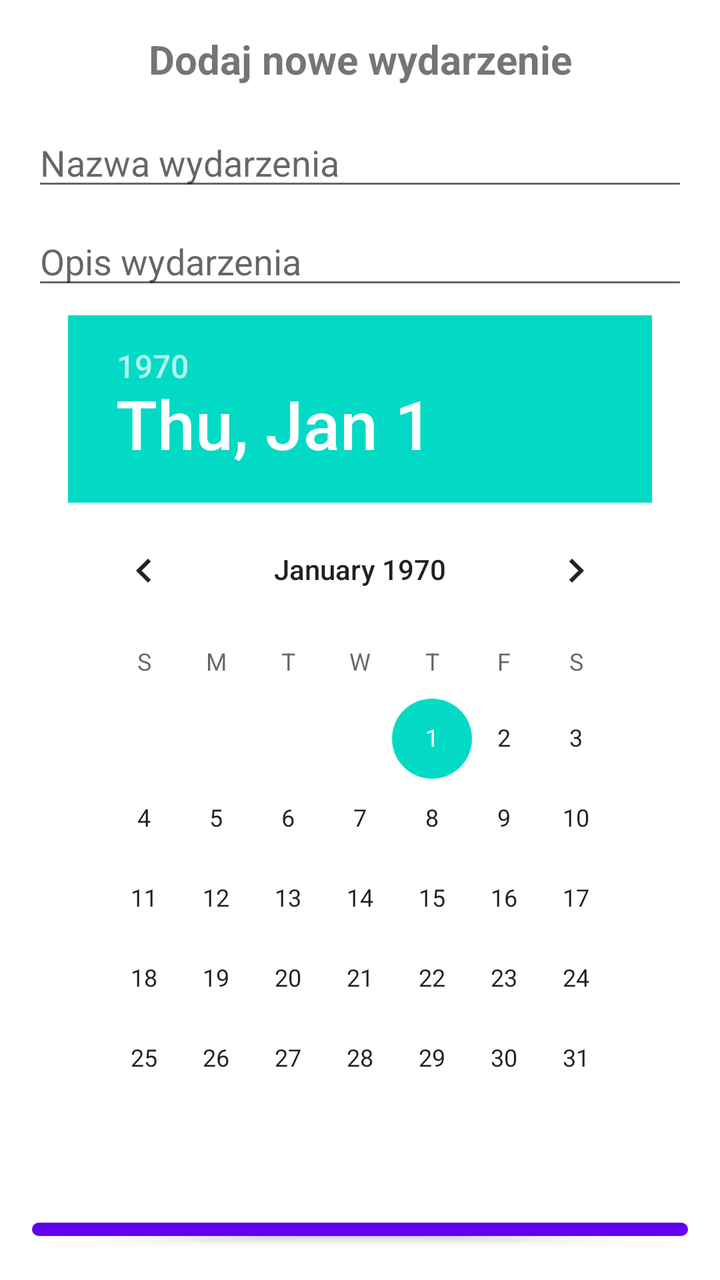
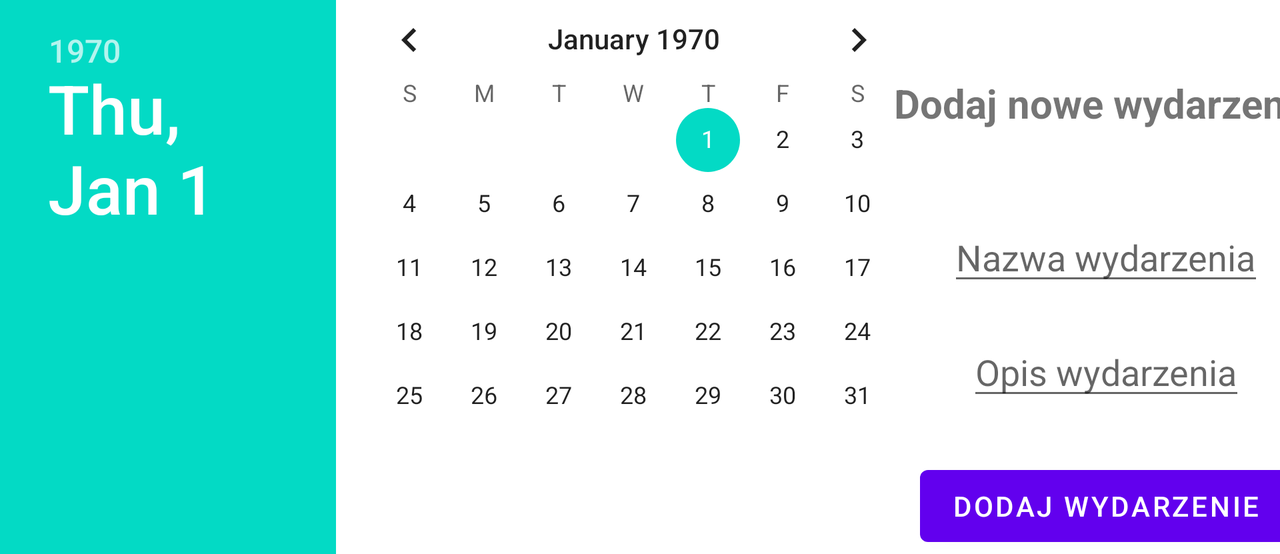

One screen, two layout resources from the same app: the default and the repository's alternative for another configuration. Each is rendered where Android would select it; the XML of both is given below.
<!-- AndroidManifest.xml: application theme Theme.SuperCalendar -->
<!-- res/layout/activity_add_event_popup.xml -->
<LinearLayout
    xmlns:android="http://schemas.android.com/apk/res/android"
    android:id="@+id/add_event_popup"
    android:layout_width="match_parent"
    android:layout_height="wrap_content"
    android:orientation="vertical"
    android:padding="16dp">

    <TextView
        android:id="@+id/titleTextView"
        android:layout_width="match_parent"
        android:layout_height="wrap_content"
        android:text="Dodaj nowe wydarzenie"
        android:textAlignment="center"
        android:textSize="20sp"
        android:textStyle="bold"/>

    <EditText
        android:id="@+id/titleEditText"
        android:layout_width="match_parent"
        android:layout_height="wrap_content"
        android:layout_marginTop="16dp"
        android:hint="Nazwa wydarzenia"/>

    <EditText
        android:id="@+id/descriptionEditText"
        android:layout_width="match_parent"
        android:layout_height="wrap_content"
        android:layout_marginTop="8dp"
        android:hint="Opis wydarzenia"/>

    <DatePicker
        android:id="@+id/datePicker"
        android:layout_width="wrap_content"
        android:layout_height="wrap_content"
        android:layout_marginLeft="18dp"
        android:layout_marginTop="8dp"
        android:layout_marginRight="18dp" />

    <Button
        android:id="@+id/addButton"
        android:layout_width="match_parent"
        android:layout_height="wrap_content"
        android:layout_marginTop="16dp"
        android:text="Dodaj wydarzenie"/>

</LinearLayout>
<!-- resources referenced by this layout -->
<resources>
  <style name="Theme.SuperCalendar" parent="Theme.MaterialComponents.DayNight.DarkActionBar">
          
          <item name="colorPrimary">@color/purple_500</item>
          <item name="colorPrimaryVariant">@color/purple_700</item>
          <item name="colorOnPrimary">@color/white</item>
          
          <item name="colorSecondary">@color/teal_200</item>
          <item name="colorSecondaryVariant">@color/teal_700</item>
          <item name="colorOnSecondary">@color/black</item>
          
          <item name="android:statusBarColor">?attr/colorPrimaryVariant</item>
          
      </style>
  <color name="purple_500">#FF6200EE</color>
  <color name="purple_700">#FF3700B3</color>
  <color name="white">#FFFFFFFF</color>
  <color name="teal_200">#FF03DAC5</color>
  <color name="teal_700">#FF018786</color>
  <color name="black">#FF000000</color>
</resources>
<!-- res/layout-land/activity_add_event_popup.xml (the repository's variant of the layout above) -->
<!-- drawn on the phone turned sideways -->
<androidx.constraintlayout.widget.ConstraintLayout xmlns:android="http://schemas.android.com/apk/res/android"
    xmlns:app="http://schemas.android.com/apk/res-auto"
    xmlns:tools="http://schemas.android.com/tools"
    android:layout_width="match_parent"
    android:layout_height="wrap_content">


    <TextView
        android:id="@+id/titleTextView"
        android:layout_width="wrap_content"
        android:layout_height="wrap_content"
        android:layout_marginTop="15dp"
        android:layout_marginBottom="76dp"
        android:layout_weight="1"
        android:text="Dodaj nowe wydarzenie"
        android:textAlignment="center"
        android:textSize="20sp"
        android:textStyle="bold"
        app:layout_constraintBottom_toTopOf="@+id/descriptionEditText"
        app:layout_constraintEnd_toEndOf="parent"
        app:layout_constraintHorizontal_bias="0.509"
        app:layout_constraintStart_toEndOf="@+id/datePicker"
        app:layout_constraintTop_toTopOf="parent"
        app:layout_constraintVertical_bias="0.079" />

    <Button
        android:id="@+id/addButton"
        android:layout_width="wrap_content"
        android:layout_height="wrap_content"
        android:text="Dodaj wydarzenie"
        app:layout_constraintBottom_toBottomOf="parent"
        app:layout_constraintEnd_toEndOf="parent"
        app:layout_constraintStart_toEndOf="@+id/datePicker"
        app:layout_constraintTop_toBottomOf="@+id/descriptionEditText"
        app:layout_constraintVertical_bias="1.0" />

    <EditText
        android:id="@+id/titleEditText"
        android:layout_width="wrap_content"
        android:layout_height="wrap_content"
        android:layout_marginBottom="16dp"
        android:hint="Nazwa wydarzenia"
        app:layout_constraintBottom_toTopOf="@+id/descriptionEditText"
        app:layout_constraintEnd_toEndOf="parent"
        app:layout_constraintHorizontal_bias="0.506"
        app:layout_constraintStart_toEndOf="@+id/datePicker" />

    <EditText
        android:id="@+id/descriptionEditText"
        android:layout_width="wrap_content"
        android:layout_height="wrap_content"
        android:layout_marginBottom="49dp"
        android:hint="Opis wydarzenia"
        app:layout_constraintBottom_toBottomOf="parent"
        app:layout_constraintEnd_toEndOf="parent"
        app:layout_constraintStart_toEndOf="@+id/datePicker"
        app:layout_constraintTop_toBottomOf="@+id/titleTextView" />

    <DatePicker
        android:id="@+id/datePicker"
        android:layout_width="466dp"
        android:layout_height="277dp"
        app:layout_constraintBottom_toBottomOf="parent"
        app:layout_constraintEnd_toEndOf="parent"
        app:layout_constraintHorizontal_bias="0.0"
        app:layout_constraintStart_toStartOf="parent"
        app:layout_constraintTop_toTopOf="parent"
        app:layout_constraintVertical_bias="1.0" />
</androidx.constraintlayout.widget.ConstraintLayout>
